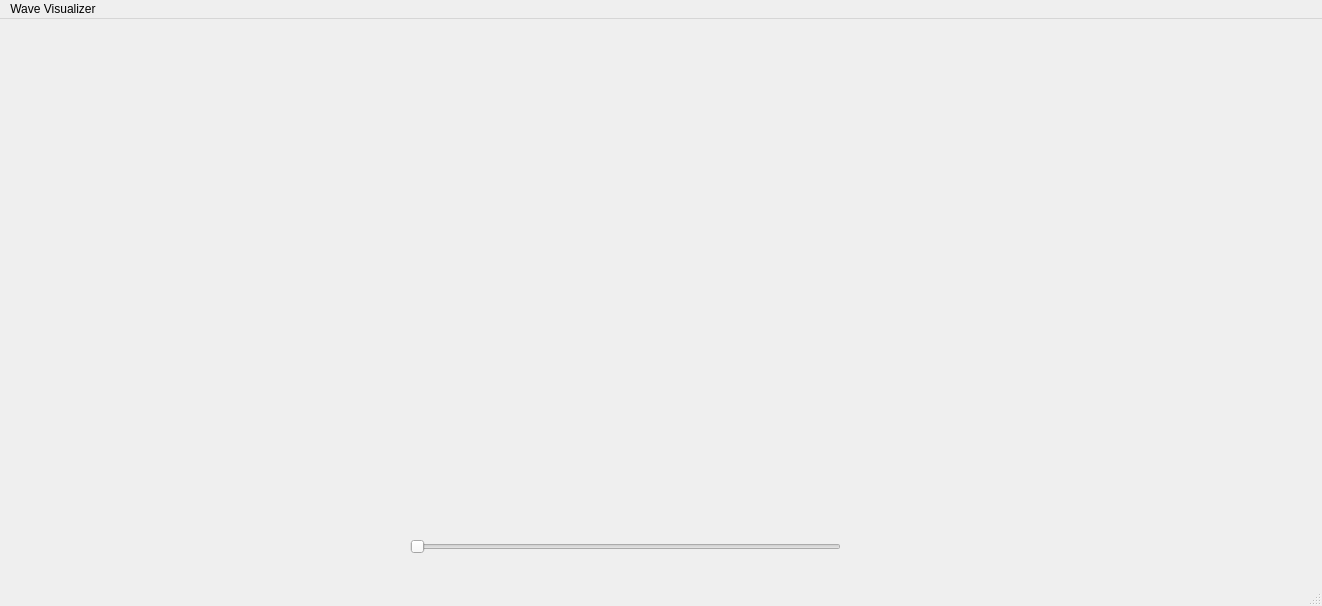
<?xml version="1.0" encoding="UTF-8"?>
<ui version="4.0">
 <class>MainWindow</class>
 <widget class="QMainWindow" name="MainWindow">
  <property name="geometry">
   <rect>
    <x>0</x>
    <y>0</y>
    <width>1322</width>
    <height>606</height>
   </rect>
  </property>
  <property name="windowTitle">
   <string>MainWindow</string>
  </property>
  <widget class="QWidget" name="centralwidget">
   <widget class="QSlider" name="horizontalSlider">
    <property name="geometry">
     <rect>
      <x>410</x>
      <y>520</y>
      <width>431</width>
      <height>16</height>
     </rect>
    </property>
    <property name="orientation">
     <enum>Qt::Orientation::Horizontal</enum>
    </property>
   </widget>
   <widget class="PlotWidget" name="plotWidget_1" native="true">
    <property name="geometry">
     <rect>
      <x>170</x>
      <y>119</y>
      <width>431</width>
      <height>361</height>
     </rect>
    </property>
    <property name="minimumSize">
     <size>
      <width>400</width>
      <height>300</height>
     </size>
    </property>
   </widget>
   <widget class="PlotWidget" name="plotWidget_2" native="true">
    <property name="geometry">
     <rect>
      <x>630</x>
      <y>120</y>
      <width>431</width>
      <height>361</height>
     </rect>
    </property>
    <property name="minimumSize">
     <size>
      <width>400</width>
      <height>300</height>
     </size>
    </property>
   </widget>
  </widget>
  <widget class="QMenuBar" name="menubar">
   <property name="geometry">
    <rect>
     <x>0</x>
     <y>0</y>
     <width>1322</width>
     <height>21</height>
    </rect>
   </property>
   <widget class="QMenu" name="menuWave_Visualizer">
    <property name="title">
     <string>Wave Visualizer</string>
    </property>
   </widget>
   <addaction name="menuWave_Visualizer"/>
  </widget>
  <widget class="QStatusBar" name="statusbar"/>
 </widget>
 <customwidgets>
  <customwidget>
   <class>PlotWidget</class>
   <extends>QWidget</extends>
   <header location="global">plotwidget.h</header>
   <container>1</container>
  </customwidget>
 </customwidgets>
 <resources/>
 <connections/>
</ui>
